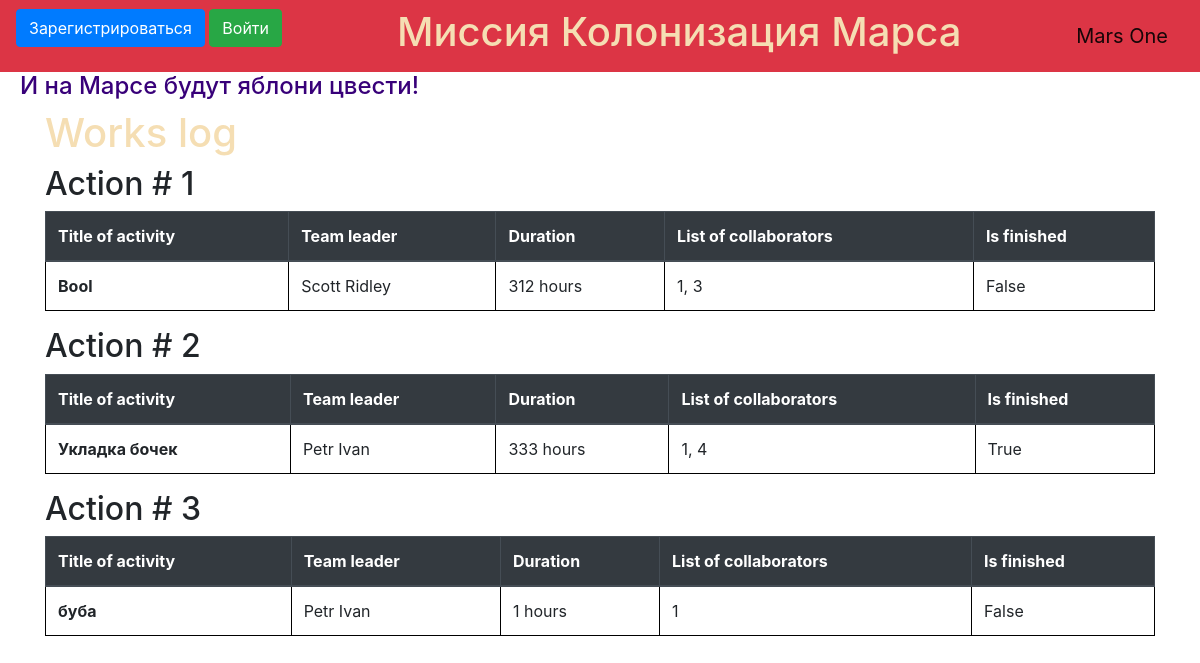
Before: / with the older database file.
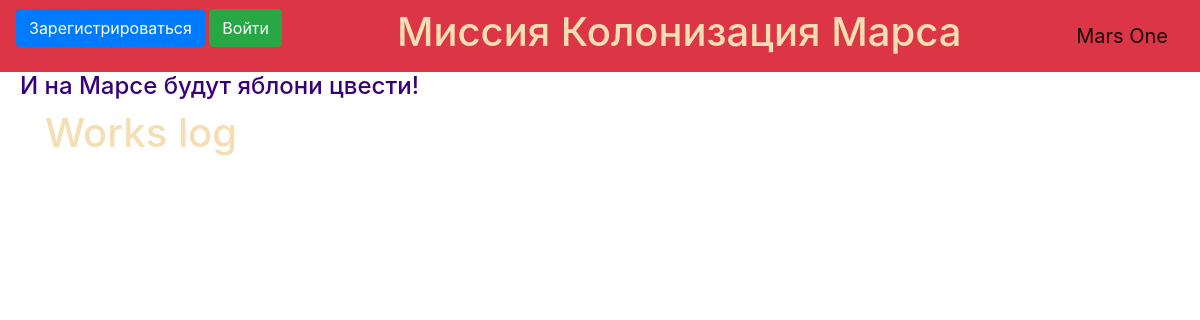
After: the same page with the newer database file.
### data/jobs.py (models this page shows, shortened)
class Jobs(SqlAlchemyBase):
    __tablename__ = 'jobs'
    id = sqlalchemy.Column(sqlalchemy.Integer,
                           primary_key=True, autoincrement=True)
    team_leader = sqlalchemy.Column(sqlalchemy.Integer,
                                sqlalchemy.ForeignKey("users.id"))
    job = sqlalchemy.Column(sqlalchemy.Integer, nullable=True)
    work_size = sqlalchemy.Column(sqlalchemy.Integer)
    collaborators = sqlalchemy.Column(sqlalchemy.String, nullable=True)
    end_date = sqlalchemy.Column(sqlalchemy.DateTime,
                                 default=datetime.datetime.now)
    start_date = sqlalchemy.Column(sqlalchemy.DateTime,
                                   default=datetime.datetime.now)
    is_finished = sqlalchemy.Column(sqlalchemy.Boolean, nullable=True)
    user = orm.relation('User')

### data/users.py (models this page shows, shortened)
class User(SqlAlchemyBase, UserMixin):
    __tablename__ = 'users'
    id = sqlalchemy.Column(sqlalchemy.Integer,
                           primary_key=True, autoincrement=True)
    surname = sqlalchemy.Column(sqlalchemy.String, nullable=True)
    name = sqlalchemy.Column(sqlalchemy.String, nullable=True)
    age = sqlalchemy.Column(sqlalchemy.Integer)
    position = sqlalchemy.Column(sqlalchemy.String, nullable=True)
    speciality = sqlalchemy.Column(sqlalchemy.String, nullable=True)
    address = sqlalchemy.Column(sqlalchemy.String, nullable=True)
    email = sqlalchemy.Column(sqlalchemy.String,
                              index=True, unique=True, nullable=True)
    hashed_password = sqlalchemy.Column(sqlalchemy.String, nullable=True)
    modified_date = sqlalchemy.Column(sqlalchemy.DateTime,
                                     default=datetime.datetime.now)
    jobs = orm.relation("Jobs", back_populates='user')

### main.py (the view)
@app.route("/")
def index():
    db_sess = db_session.create_session()
    jobs = db_sess.query(Jobs).all()
    return render_template("index.html", jobs=jobs)

### data/db_session.py (called while the page is built)
def create_session() -> Session:
    global __factory
    return __factory()

### templates/index.html (shortened to what this page needs)
{% extends "base.html" %}
{% block content %}
<h1>Works log</h1>
{% for item in jobs%}
<h2> Action # {{item.id}} </h2>
<table class="table">
    <thead class="thead-dark">
    <tr>
        <th scope="col">Title of activity</th>
        <th scope="col">Team leader</th>
        <th scope="col">Duration</th>
        <th scope="col">List of collaborators</th>
        <th scope="col">Is finished</th>
    </tr>
    </thead>
    <tbody>
    <tr>
        <th scope="row">{{item.job}}</th>
        <td>{{item.user.surname}} {{item.user.name}}</td>
        <td>{{item.work_size}} hours</td>
        <td>{{item.collaborators}}</td>
        <td>{{item.is_finished}}</td>
    </tr>
    </tbody>
</table>
{% endfor %}
{% endblock %}

### templates/base.html (shortened to what this page needs)
<!doctype html>
<html lang="en">
<head>
    <link rel="stylesheet" type="text/css" href="{{ url_for('static', filename='css/style2.css') }}">
    <link rel="stylesheet" href="https://stackpath.bootstrapcdn.com/bootstrap/4.4.1/css/bootstrap.min.css"
>
</head>
<body>
    <header>
        <nav class="navbar navbar-light bg-danger">
            {% if current_user.is_authenticated %}
            <a class="navbar-brand" href="/logout">{{ current_user.name }}</a>
            {% else %}
            <p>
                <a class="btn btn-primary " href="/register">Зарегистрироваться</a>
                <a class="btn btn-success" href="/login">Войти</a>
            </p>
            {% endif %}
            <h1>Миссия Колонизация Марса</h1>
            <a class="navbar-brand" href="#">Mars One</a>
        </nav>
    </header>
    <h4>И на Марсе будут яблони цвести!</h4>
    <main role="main" class="container">
        {% block content %}{% endblock %}
    </main>
</body>
</html>

### static/css/style2.css (style rules this page uses)
h4 { padding-left: 20px; color: rgb(56, 0, 121); }
h1 { color: wheat; }

Changed rows visible on the page:
removed Jobs: id "1", job "Bool", user.surname "Scott", user.name "Ridley", work_size "312", collaborators "1, 3", is_finished "False"
removed Jobs: id "2", job "Укладка бочек", user.surname "Petr", user.name "Ivan", work_size "333", collaborators "1, 4", is_finished "True"
removed Jobs: id "3", job "буба", user.surname "Petr", user.name "Ivan", work_size "1", collaborators "1", is_finished "False"
